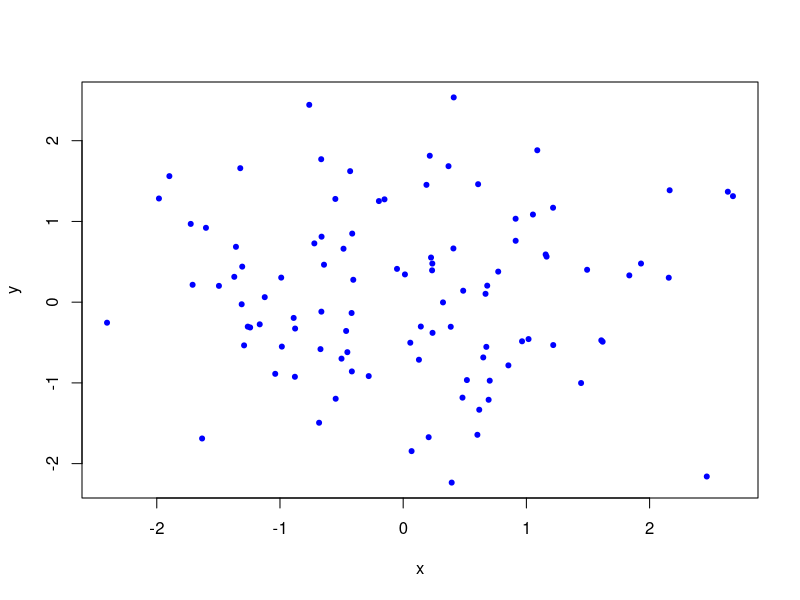
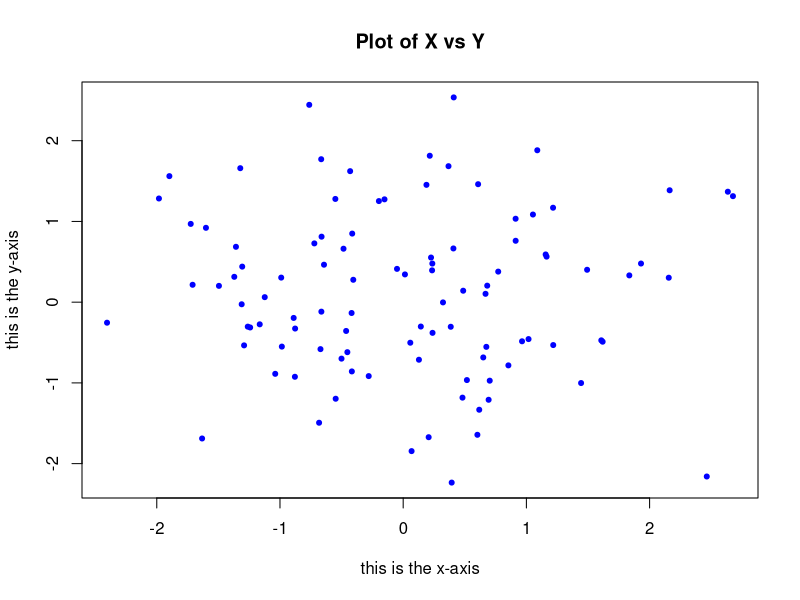

Write R code to recreate these figures, in order.
## ---- chunk 1
x <- c(1,3,2,5)
x
x = c(1,6,2)
x
y = c(1,4,3)
## ---- chunk 2
length(x)  # What does length() do?
length(y)
## ---- chunk 3
x+y
ls() # List objects in the environment
rm(x,y) # Remove objects
ls()
rm(list=ls()) # Danger! What does this do?  Not recommended!

## ---- chunk 4
?matrix
x=matrix(data=c(1,2,3,4), nrow=2, ncol=2) # Create a 2x2 matrix object
x
x=matrix(c(1,2,3,4),2,2)
matrix(c(1,2,3,4),2,2,byrow=TRUE) # What about byrow=F?

sqrt(x) # What does x look like?

x^2

x=rnorm(50) # Generate a vector of 50 numbers using the rnorm() function

y=x+rnorm(50,mean=50,sd=.1) # What does rnorm(50,mean=50,sd=.1) generate?

cor(x,y) # Correlation of x and y
set.seed(1303) # Set the seed for Random Number Generator (RNG) to generate values that are reproducible.
rnorm(50)
set.seed(3) # Try different seeds?
y=rnorm(100)
## ---- chunk 5
mean(y)
var(y)
sqrt(var(y))
sd(y)
## ---- chunk 6


x=rnorm(100)
y=rnorm(100)
plot(x,y, pch=20, col = "blue") # Scatterplot for two numeric variables by default
plot(x,y, pch=20, col = "blue",xlab="this is the x-axis",ylab="this is the y-axis",main="Plot of X vs Y") # Add labels
pdf("Figure01.pdf") # Save as pdf, add a path or it will be stored on the project directory
plot(x,y,pch=20, col="forestgreen") # Try different colors?
dev.off() # Close the file using the dev.off function
x=seq(1,10) # Same as x=c(1:10)
x
x=1:10
x
x=seq(-pi,pi,length=50)
y=x

